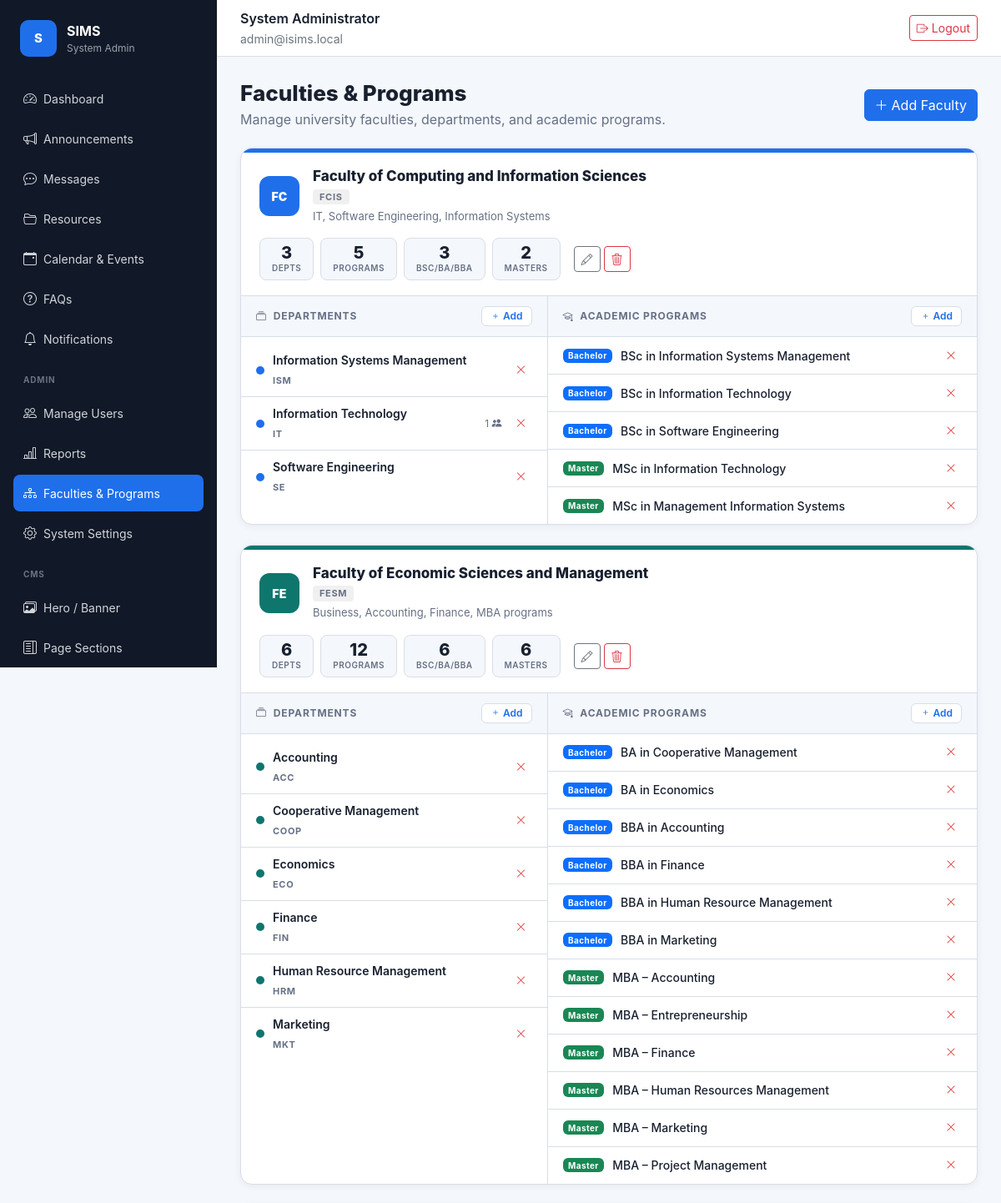
The page /admin/faculties (signed in, upper part) on the database its author committed.
### tables this page shows
CREATE TABLE faculties (
  id INT UNSIGNED AUTO_INCREMENT PRIMARY KEY,
  name VARCHAR(180) NOT NULL UNIQUE,
  code VARCHAR(30) NOT NULL UNIQUE,
  description TEXT NULL,
  color VARCHAR(20) NOT NULL DEFAULT '#1f6feb',
  is_active TINYINT(1) NOT NULL DEFAULT 1,
  created_at TIMESTAMP DEFAULT CURRENT_TIMESTAMP,
  updated_at TIMESTAMP DEFAULT CURRENT_TIMESTAMP ON UPDATE CURRENT_TIMESTAMP
);

CREATE TABLE departments (
  id INT UNSIGNED AUTO_INCREMENT PRIMARY KEY,
  faculty_id INT UNSIGNED NULL,
  name VARCHAR(120) NOT NULL UNIQUE,
  code VARCHAR(30) NOT NULL UNIQUE,
  is_active TINYINT(1) NOT NULL DEFAULT 1,
  created_at TIMESTAMP DEFAULT CURRENT_TIMESTAMP,
  updated_at TIMESTAMP DEFAULT CURRENT_TIMESTAMP ON UPDATE CURRENT_TIMESTAMP,
  CONSTRAINT fk_dept_faculty FOREIGN KEY (faculty_id) REFERENCES faculties(id) ON DELETE SET NULL,
  INDEX idx_dept_faculty (faculty_id)
);

CREATE TABLE programs (
  id INT UNSIGNED AUTO_INCREMENT PRIMARY KEY,
  faculty_id INT UNSIGNED NOT NULL,
  department_id INT UNSIGNED NULL,
  name VARCHAR(220) NOT NULL,
  level ENUM('bachelor','master','doctorate','diploma','certificate') NOT NULL DEFAULT 'bachelor',
  is_active TINYINT(1) NOT NULL DEFAULT 1,
  created_at TIMESTAMP DEFAULT CURRENT_TIMESTAMP,
  updated_at TIMESTAMP DEFAULT CURRENT_TIMESTAMP ON UPDATE CURRENT_TIMESTAMP,
  CONSTRAINT fk_prog_faculty FOREIGN KEY (faculty_id) REFERENCES faculties(id) ON DELETE CASCADE,
  CONSTRAINT fk_prog_dept FOREIGN KEY (department_id) REFERENCES departments(id) ON DELETE SET NULL,
  INDEX idx_prog_faculty (faculty_id),
  INDEX idx_prog_level (level)
);

### app/controllers/BaseController.php (called while the page is built, shortened)
<?php
abstract class BaseController
{
    protected function view(string $view, array $data = [], string $layout = 'app'): void
    {
        extract($data, EXTR_SKIP);
        require APP_PATH . '/views/' . $view . '.php';
    }
}

### app/controllers/AdminSettingsController.php (called while the page is built, shortened)
<?php
final class AdminSettingsController extends BaseController
{
    public function faculties(): void
    {
        $this->view('admin/faculties', [
            'faculties' => (new Faculty())->all(),
        ]);
    }
}

### config/Router.php (called while the page is built, shortened)
<?php
final class Router
{
    private array $routes = [];
    private function add(string $method, string $path, array $handler, array $middleware): void
    {
        $this->routes[$method][$this->normalize($path)] = compact('handler', 'middleware');
    }
    public function dispatch(string $method, string $uri): void
    {
        $path = $this->normalize($this->stripBasePath($uri));
        $route = $this->routes[$method][$path] ?? null;
        [$controller, $action] = $route['handler'];
        (new $controller())->$action();
    }
    private function stripBasePath(string $uri): string
    {
        return $uri;
    }
    private function normalize(string $path): string
    {
        $path = '/' . trim($path, '/');
        return $path === '/' ? '/' : rtrim($path, '/');
    }
}

### public/index.php (called while the page is built, shortened)
<?php
require BASE_PATH . '/config/bootstrap.php';
$router = require BASE_PATH . '/routes/web.php';
$method = $_SERVER['REQUEST_METHOD'];
$router->dispatch($method, parse_url($_SERVER['REQUEST_URI'], PHP_URL_PATH) ?? '/');

### app/models/BaseModel.php (called while the page is built, shortened)
<?php
abstract class BaseModel
{
    protected PDO $db;
    public function __construct()
    {
        $this->db = Database::connection();
    }
    protected function query(string $sql, array $params = []): PDOStatement
    {
        $statement = $this->db->prepare($sql);
        $statement->execute($params);
        return $statement;
    }
}

### config/bootstrap.php (called while the page is built, shortened)
<?php
spl_autoload_register(function (string $class): void {
    $paths = [
        APP_PATH . '/controllers/' . $class . '.php',
        APP_PATH . '/models/' . $class . '.php',
        APP_PATH . '/middleware/' . $class . '.php',
        APP_PATH . '/helpers/' . $class . '.php',
        BASE_PATH . '/config/' . $class . '.php',
    ];
    foreach ($paths as $path) {
        if (is_file($path)) {
            return;
        }
    }
});
require APP_PATH . '/helpers/functions.php';

### app/helpers/functions.php (called while the page is built, shortened)
<?php
function env(string $key, mixed $default = null): mixed
{
    $value = $_ENV[$key] ?? getenv($key);
    return match (strtolower((string) $value)) {
        'true' => true,
        'false' => false,
        'null' => null,
        default => $value,
    };
}
function url(string $path = ''): string
{
    $base = rtrim(dirname($_SERVER['SCRIPT_NAME'] ?? '/'), '/\\');
    return ($base === '' ? '' : $base) . '/' . ltrim($path, '/');
}
function e(?string $value): string
{
    return htmlspecialchars((string) $value, ENT_QUOTES, 'UTF-8');
}

### config/Database.php (called while the page is built, shortened)
<?php
final class Database
{
    private static ?PDO $connection = null;
    public static function connection(): PDO
    {
        if (self::$connection instanceof PDO) {
            return self::$connection;
        }
        $dsn = sprintf(
            'mysql:host=%s;port=%s;dbname=%s;charset=utf8mb4',
            env('DB_HOST', '127.0.0.1'),
            env('DB_PORT', '3306'),
            env('DB_DATABASE', 'isims')
        );
        self::$connection = new PDO($dsn, env('DB_USERNAME', 'root'), env('DB_PASSWORD', ''), [
            PDO::ATTR_ERRMODE => PDO::ERRMODE_EXCEPTION,
            PDO::ATTR_DEFAULT_FETCH_MODE => PDO::FETCH_ASSOC,
            PDO::ATTR_EMULATE_PREPARES => false,
        ]);
        return self::$connection;
    }
}

### app/models/Faculty.php (called while the page is built, shortened)
<?php
final class Faculty extends BaseModel
{
    public function all(): array
    {
        return $this->query(
            'SELECT f.*,
                    COUNT(DISTINCT d.id) AS dept_count,
                    COUNT(DISTINCT p.id) AS program_count
             FROM faculties f
             LEFT JOIN departments d ON d.faculty_id = f.id
             LEFT JOIN programs p ON p.faculty_id = f.id
             GROUP BY f.id
             ORDER BY f.name'
        )->fetchAll();
    }
    public function departments(int $facultyId): array
    {
        return $this->query(
            'SELECT d.*, COUNT(u.id) AS student_count
             FROM departments d
             LEFT JOIN users u ON u.department_id = d.id
             WHERE d.faculty_id = ?
             GROUP BY d.id ORDER BY d.name',
            [$facultyId]
        )->fetchAll();
    }
    public function programs(int $facultyId): array
    {
        return $this->query(
            'SELECT * FROM programs WHERE faculty_id = ? ORDER BY level, name',
            [$facultyId]
        )->fetchAll();
    }
}

### app/views/admin/faculties.php (the view, shortened to what this page needs)
<?php
$levelLabels = ['bachelor'=>'Bachelor','master'=>'Master','doctorate'=>'Doctorate','diploma'=>'Diploma','certificate'=>'Certificate'];
$levelColors = ['bachelor'=>'primary','master'=>'success','doctorate'=>'danger','diploma'=>'warning','certificate'=>'secondary'];
?>
<div class="page-heading d-flex align-items-center justify-content-between flex-wrap gap-3">
    <div>
        <h1>Faculties &amp; Programs</h1>
        <p>Manage university faculties, departments, and academic programs.</p>
    </div>
    <button class="btn btn-primary" data-bs-toggle="modal" data-bs-target="#addFacultyModal">
        <i class="bi bi-plus-lg me-1"></i>Add Faculty
    </button>
</div>
<?php if (empty($faculties)): ?>
    <div class="empty-state">
        <i class="bi bi-diagram-3"></i>
        <h5>No faculties yet</h5>
        <p>Add your first faculty to get started.</p>
    </div>
<?php else: ?>
<div class="row g-4">
<?php foreach ($faculties as $fac):
    $model    = new Faculty();
    $depts    = $model->departments((int)$fac['id']);
    $programs = $model->programs((int)$fac['id']);
    $bCount   = count(array_filter($programs, fn($p)=>$p['level']==='bachelor'));
    $mCount   = count(array_filter($programs, fn($p)=>$p['level']==='master'));
?>
<div class="col-12">
<div class="fac-card" style="--fac-color:<?= e($fac['color']) ?>">
    <div class="fac-header">
        <div class="fac-color-bar"></div>
        <div class="fac-header-body">
            <div class="d-flex align-items-start justify-content-between gap-3 flex-wrap">
                <div class="d-flex align-items-center gap-3">
                    <div class="fac-badge" style="background:<?= e($fac['color']) ?>">
                        <?= e(strtoupper(substr($fac['code'],0,2))) ?>
                    </div>
                    <div>
                        <h5 class="fac-name mb-0"><?= e($fac['name']) ?></h5>
                        <span class="fac-code-tag"><?= e($fac['code']) ?></span>
                        <?php if ($fac['description']): ?>
                            <p class="fac-desc mb-0 mt-1"><?= e($fac['description']) ?></p>
                        <?php endif; ?>
                    </div>
                </div>
                <div class="d-flex gap-2">
                    <div class="fac-stat"><strong><?= (int)$fac['dept_count'] ?></strong><span>Depts</span></div>
                    <div class="fac-stat"><strong><?= (int)$fac['program_count'] ?></strong><span>Programs</span></div>
                    <?php if ($bCount): ?><div class="fac-stat"><strong><?= $bCount ?></strong><span>BSc/BA/BBA</span></div><?php endif; ?>
                    <?php if ($mCount): ?><div class="fac-stat"><strong><?= $mCount ?></strong><span>Masters</span></div><?php endif; ?>
                    <div class="d-flex align-items-center gap-1 ms-2">
                        <button class="btn btn-sm btn-outline-secondary"
                                data-bs-toggle="modal" data-bs-target="#editFacultyModal"
                                data-id="<?= $fac['id'] ?>"
                                data-name="<?= e($fac['name']) ?>"
                                data-code="<?= e($fac['code']) ?>"
                                data-desc="<?= e($fac['description']) ?>"
                                data-color="<?= e($fac['color']) ?>"
                                data-active="<?= $fac['is_active'] ?>">
                            <i class="bi bi-pencil"></i>
                        </button>
                        <button class="btn btn-sm btn-outline-danger"
                                data-bs-toggle="modal" data-bs-target="#deleteFacultyModal"
                                data-id="<?= $fac['id'] ?>"
                                data-name="<?= e($fac['name']) ?>">
                            <i class="bi bi-trash3"></i>
                        </button>
                    </div>
                </div>
            </div>
        </div>
    </div>
    <div class="fac-body row g-0">
        <div class="col-md-5 fac-col-left">
            <div class="fac-section-title">
                <i class="bi bi-collection me-1"></i>Departments
                <button class="btn btn-xs ms-auto"
                        data-bs-toggle="modal" data-bs-target="#addDeptModal"
                        data-faculty-id="<?= $fac['id'] ?>"
                        data-faculty-name="<?= e($fac['name']) ?>">
                    <i class="bi bi-plus"></i> Add
                </button>
            </div>
            <?php if (empty($depts)): ?>
                <p class="text-muted small px-3 pb-3">No departments yet.</p>
            <?php else: ?>
                <ul class="dept-list">
                <?php foreach ($depts as $d): ?>
                    <li class="dept-item">
                        <div class="dept-dot" style="background:<?= e($fac['color']) ?>"></div>
                        <div class="dept-info">
                            <span class="dept-name"><?= e($d['name']) ?></span>
                            <span class="dept-code"><?= e($d['code']) ?></span>
                        </div>
                        <?php if ($d['student_count'] > 0): ?>
                            <span class="dept-students"><?= (int)$d['student_count'] ?> <i class="bi bi-people-fill"></i></span>
                        <?php endif; ?>
                        <form method="post" action="<?= e(url('/admin/departments/delete')) ?>" class="ms-auto">
                            <button class="btn-icon-danger" type="submit"
                                    onclick="return confirm('Delete department <?= e($d['name']) ?>?')">
                                <i class="bi bi-x-lg"></i>
                            </button>
                        </form>
                    </li>
                <?php endforeach; ?>
                </ul>
            <?php endif; ?>
        </div>
        <div class="col-md-7 fac-col-right">
            <div class="fac-section-title">
                <i class="bi bi-mortarboard me-1"></i>Academic Programs
                <button class="btn btn-xs ms-auto"
                        data-bs-toggle="modal" data-bs-target="#addProgramModal"
                        data-faculty-id="<?= $fac['id'] ?>"
                        data-faculty-name="<?= e($fac['name']) ?>"
                        data-depts="<?= e(json_encode(array_map(fn($d)=>['id'=>$d['id'],'name'=>$d['name']], $depts))) ?>">
                    <i class="bi bi-plus"></i> Add
                </button>
            </div>
            <?php if (empty($programs)): ?>
                <p class="text-muted small px-3 pb-3">No programs yet.</p>
            <?php else: ?>
                <div class="programs-grid">
                <?php foreach ($programs as $p): ?>
                    <div class="program-item">
                        <span class="badge bg-<?= $levelColors[$p['level']] ?? 'secondary' ?> level-badge">
                            <?= $levelLabels[$p['level']] ?? $p['level'] ?>
                        </span>
                        <span class="program-name"><?= e($p['name']) ?></span>
                        <form method="post" action="<?= e(url('/admin/programs/delete')) ?>" class="ms-auto flex-shrink-0">
                            <button class="btn-icon-danger" type="submit"
                                    onclick="return confirm('Delete program <?= e($p['name']) ?>?')">
                                <i class="bi bi-x-lg"></i>
                            </button>
                        </form>
                    </div>
                <?php endforeach; ?>
                </div>
            <?php endif; ?>
        </div>
    </div>
</div>
</div>
<?php endforeach; ?>
</div>
<?php endif; ?>

### rows shown on the page
faculties: code "FC", name "Faculty of Computing and Information Sciences", code "FCIS", description "IT, Software Engineering, Information Systems", dept_count "3", program_count "5", bCount "3", mCount "2"
departments: name "Information Systems Management", code "ISM"
departments: name "Information Technology", code "IT", student_count "1"
departments: name "Software Engineering", code "SE"
programs: level "Bachelor", name "BSc in Information Systems Management"
programs: level "Bachelor", name "BSc in Information Technology"
programs: level "Bachelor", name "BSc in Software Engineering"
programs: level "Master", name "MSc in Information Technology"
programs: level "Master", name "MSc in Management Information Systems"
faculties: code "FE", name "Faculty of Economic Sciences and Management", code "FESM", description "Business, Accounting, Finance, MBA programs", dept_count "6", program_count "12", bCount "6", mCount "6"
departments: name "Accounting", code "ACC"
departments: name "Cooperative Management", code "COOP"
departments: name "Economics", code "ECO"
departments: name "Finance", code "FIN"
departments: name "Human Resource Management", code "HRM"
departments: name "Marketing", code "MKT"
programs: level "Bachelor", name "BA in Cooperative Management"
programs: level "Bachelor", name "BA in Economics"
programs: level "Bachelor", name "BBA in Accounting"
programs: level "Bachelor", name "BBA in Finance"
programs: level "Bachelor", name "BBA in Human Resource Management"
programs: level "Bachelor", name "BBA in Marketing"
programs: level "Master", name "MBA – Accounting"
programs: level "Master", name "MBA – Entrepreneurship"
programs: level "Master", name "MBA – Finance"
programs: level "Master", name "MBA – Human Resources Management"
programs: level "Master", name "MBA – Marketing"
programs: level "Master", name "MBA – Project Management"

### other values the page prints
$__appName "SIMS"
auth_user()['role_name'] "System Admin"
$item[0] "Dashboard"
$item[0] "Announcements"
$item[0] "Messages"
$item[0] "Resources"
$item[0] "Calendar & Events"
$item[0] "FAQs"
$item[0] "Notifications"
auth_user()['name'] "System Administrator"
auth_user()['email'] "admin@isims.local"
